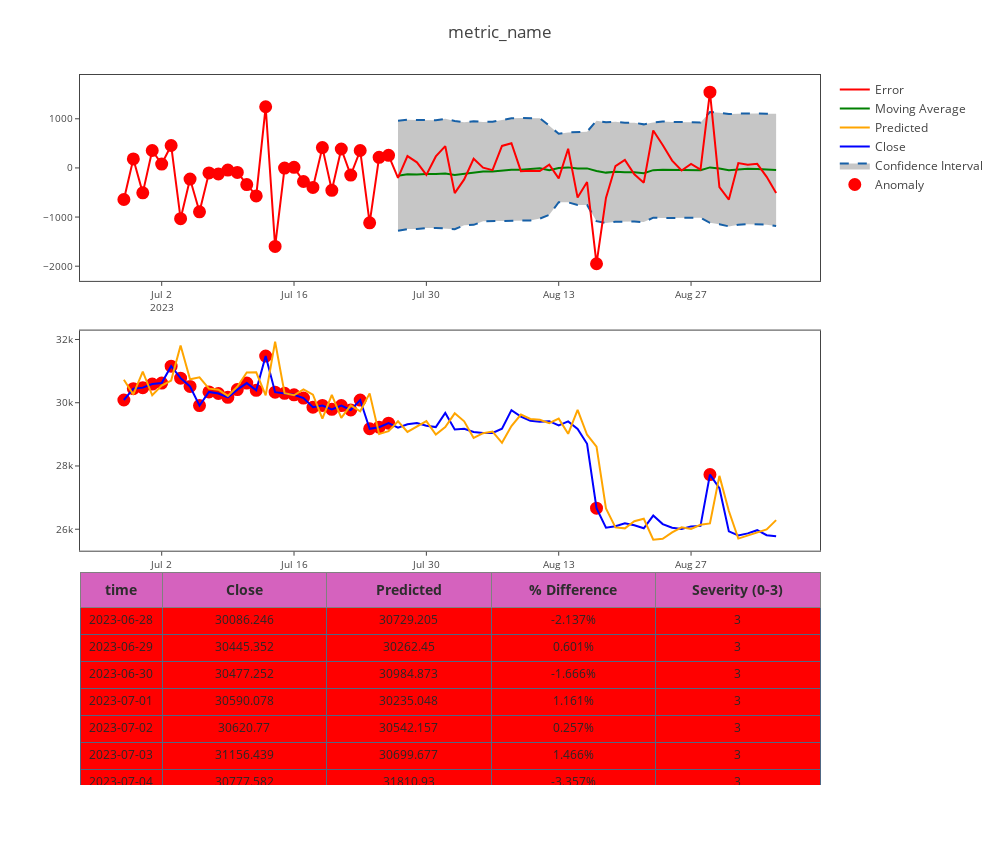

The notebook cell this image was saved under:
### Code cell
import pandas as pd
import numpy as np
from plotly.offline import download_plotlyjs, init_notebook_mode, plot, iplot
import plotly.plotly as py
import matplotlib.pyplot as plt
from matplotlib import pyplot
import plotly.graph_objs as go
init_notebook_mode(connected=True)

classify_df=detect_classify_anomalies(predicted_df,30)
classify_df.reset_index(inplace=True)
del classify_df['index']
plot_anomaly(classify_df,"metric_name")
